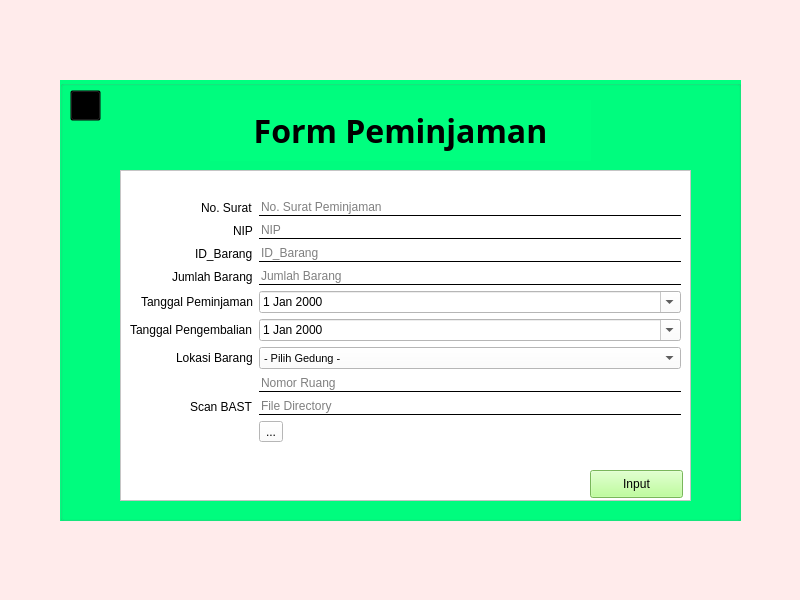
<?xml version="1.0" encoding="UTF-8"?>
<ui version="4.0">
 <class>Peminjaman</class>
 <widget class="QMainWindow" name="Peminjaman">
  <property name="geometry">
   <rect>
    <x>0</x>
    <y>0</y>
    <width>800</width>
    <height>600</height>
   </rect>
  </property>
  <property name="windowTitle">
   <string>Peminjaman</string>
  </property>
  <property name="styleSheet">
   <string notr="true">background-color: rgb(255, 235, 235);</string>
  </property>
  <widget class="QWidget" name="centralwidget">
   <widget class="QGroupBox" name="groupBox">
    <property name="geometry">
     <rect>
      <x>60</x>
      <y>80</y>
      <width>681</width>
      <height>441</height>
     </rect>
    </property>
    <property name="styleSheet">
     <string notr="true">background-color: rgb(0, 255, 127);</string>
    </property>
    <property name="title">
     <string/>
    </property>
    <widget class="QLabel" name="label">
     <property name="geometry">
      <rect>
       <x>150</x>
       <y>20</y>
       <width>381</width>
       <height>61</height>
      </rect>
     </property>
     <property name="font">
      <font>
       <family>Adobe Gothic Std</family>
       <pointsize>24</pointsize>
       <weight>75</weight>
       <bold>true</bold>
      </font>
     </property>
     <property name="text">
      <string>Form Peminjaman</string>
     </property>
     <property name="alignment">
      <set>Qt::AlignCenter</set>
     </property>
    </widget>
    <widget class="QFrame" name="frame">
     <property name="geometry">
      <rect>
       <x>60</x>
       <y>90</y>
       <width>571</width>
       <height>331</height>
      </rect>
     </property>
     <property name="styleSheet">
      <string notr="true">background-color: rgb(255, 255, 255);</string>
     </property>
     <property name="frameShape">
      <enum>QFrame::StyledPanel</enum>
     </property>
     <property name="frameShadow">
      <enum>QFrame::Raised</enum>
     </property>
     <widget class="QWidget" name="formLayoutWidget">
      <property name="geometry">
       <rect>
        <x>10</x>
        <y>10</y>
        <width>551</width>
        <height>280</height>
       </rect>
      </property>
      <layout class="QFormLayout" name="formLayout">
       <property name="labelAlignment">
        <set>Qt::AlignRight|Qt::AlignTrailing|Qt::AlignVCenter</set>
       </property>
       <property name="formAlignment">
        <set>Qt::AlignRight|Qt::AlignTrailing|Qt::AlignVCenter</set>
       </property>
       <item row="0" column="0">
        <widget class="QLabel" name="label_2">
         <property name="text">
          <string>No. Surat</string>
         </property>
        </widget>
       </item>
       <item row="0" column="1">
        <widget class="QLineEdit" name="No_Surat">
         <property name="styleSheet">
          <string notr="true">background:transparent;
color: rgb(0, 0, 0);
border:none;
border-bottom:1px solid;</string>
         </property>
         <property name="text">
          <string/>
         </property>
         <property name="placeholderText">
          <string>No. Surat Peminjaman</string>
         </property>
         <property name="clearButtonEnabled">
          <bool>false</bool>
         </property>
        </widget>
       </item>
       <item row="1" column="0">
        <widget class="QLabel" name="label_3">
         <property name="text">
          <string>NIP</string>
         </property>
        </widget>
       </item>
       <item row="1" column="1">
        <widget class="QLineEdit" name="NIP">
         <property name="enabled">
          <bool>false</bool>
         </property>
         <property name="styleSheet">
          <string notr="true">background:transparent;
color: rgb(0, 0, 0);
border:none;
border-bottom:1px solid;</string>
         </property>
         <property name="inputMethodHints">
          <set>Qt::ImhTime</set>
         </property>
         <property name="text">
          <string/>
         </property>
         <property name="placeholderText">
          <string>NIP</string>
         </property>
         <property name="clearButtonEnabled">
          <bool>false</bool>
         </property>
        </widget>
       </item>
       <item row="2" column="0">
        <widget class="QLabel" name="label_4">
         <property name="text">
          <string>ID_Barang</string>
         </property>
        </widget>
       </item>
       <item row="2" column="1">
        <widget class="QLineEdit" name="ID_Barang">
         <property name="styleSheet">
          <string notr="true">background:transparent;
color: rgb(0, 0, 0);
border:none;
border-bottom:1px solid;</string>
         </property>
         <property name="text">
          <string/>
         </property>
         <property name="placeholderText">
          <string>ID_Barang</string>
         </property>
         <property name="clearButtonEnabled">
          <bool>false</bool>
         </property>
        </widget>
       </item>
       <item row="4" column="0">
        <widget class="QLabel" name="label_6">
         <property name="text">
          <string>Tanggal Peminjaman</string>
         </property>
        </widget>
       </item>
       <item row="4" column="1">
        <widget class="QDateEdit" name="Tgl_Peminjaman">
         <property name="keyboardTracking">
          <bool>true</bool>
         </property>
         <property name="showGroupSeparator" stdset="0">
          <bool>false</bool>
         </property>
         <property name="calendarPopup">
          <bool>true</bool>
         </property>
        </widget>
       </item>
       <item row="5" column="0">
        <widget class="QLabel" name="label_7">
         <property name="text">
          <string>Tanggal Pengembalian</string>
         </property>
        </widget>
       </item>
       <item row="5" column="1">
        <widget class="QDateEdit" name="Tgl_Pengembalian">
         <property name="calendarPopup">
          <bool>true</bool>
         </property>
        </widget>
       </item>
       <item row="6" column="0">
        <widget class="QLabel" name="label_8">
         <property name="text">
          <string>Lokasi Barang</string>
         </property>
        </widget>
       </item>
       <item row="6" column="1">
        <widget class="QComboBox" name="Pilih_Gedung">
         <property name="font">
          <font>
           <family>MS Shell Dlg 2</family>
           <pointsize>8</pointsize>
          </font>
         </property>
         <property name="currentText">
          <string>- Pilih Gedung -</string>
         </property>
         <item>
          <property name="text">
           <string>- Pilih Gedung -</string>
          </property>
         </item>
         <item>
          <property name="text">
           <string>A</string>
          </property>
         </item>
         <item>
          <property name="text">
           <string>B</string>
          </property>
         </item>
         <item>
          <property name="text">
           <string>C</string>
          </property>
         </item>
         <item>
          <property name="text">
           <string>D</string>
          </property>
         </item>
         <item>
          <property name="text">
           <string>E</string>
          </property>
         </item>
         <item>
          <property name="text">
           <string>F</string>
          </property>
         </item>
         <item>
          <property name="text">
           <string>GKU</string>
          </property>
         </item>
         <item>
          <property name="text">
           <string>Labtek1</string>
          </property>
         </item>
         <item>
          <property name="text">
           <string>Labtek2</string>
          </property>
         </item>
         <item>
          <property name="text">
           <string>Labtek3</string>
          </property>
         </item>
        </widget>
       </item>
       <item row="7" column="1">
        <widget class="QLineEdit" name="No_Ruangan">
         <property name="styleSheet">
          <string notr="true">background:transparent;
color: rgb(0, 0, 0);
border:none;
border-bottom:1px solid;</string>
         </property>
         <property name="text">
          <string/>
         </property>
         <property name="placeholderText">
          <string>Nomor Ruang</string>
         </property>
         <property name="clearButtonEnabled">
          <bool>false</bool>
         </property>
        </widget>
       </item>
       <item row="8" column="0">
        <widget class="QLabel" name="label_5">
         <property name="text">
          <string>Scan BAST</string>
         </property>
        </widget>
       </item>
       <item row="8" column="1">
        <widget class="QLineEdit" name="FindDirectory">
         <property name="styleSheet">
          <string notr="true">background:transparent;
color: rgb(0, 0, 0);
border:none;
border-bottom:1px solid;</string>
         </property>
         <property name="placeholderText">
          <string>File Directory</string>
         </property>
        </widget>
       </item>
       <item row="9" column="1">
        <widget class="QToolButton" name="DirectoryFinderButton">
         <property name="text">
          <string>...</string>
         </property>
        </widget>
       </item>
       <item row="3" column="0">
        <widget class="QLabel" name="label_9">
         <property name="text">
          <string>Jumlah Barang</string>
         </property>
        </widget>
       </item>
       <item row="3" column="1">
        <widget class="QLineEdit" name="Jumlah_Barang">
         <property name="styleSheet">
          <string notr="true">background:transparent;
color: rgb(0, 0, 0);
border:none;
border-bottom:1px solid;</string>
         </property>
         <property name="text">
          <string/>
         </property>
         <property name="placeholderText">
          <string>Jumlah Barang</string>
         </property>
         <property name="clearButtonEnabled">
          <bool>false</bool>
         </property>
        </widget>
       </item>
      </layout>
     </widget>
     <widget class="QPushButton" name="Input">
      <property name="geometry">
       <rect>
        <x>470</x>
        <y>300</y>
        <width>93</width>
        <height>28</height>
       </rect>
      </property>
      <property name="sizePolicy">
       <sizepolicy hsizetype="Preferred" vsizetype="Preferred">
        <horstretch>0</horstretch>
        <verstretch>0</verstretch>
       </sizepolicy>
      </property>
      <property name="styleSheet">
       <string notr="true">background-color: rgb(170, 255, 127);
gridline-color: rgb(0, 0, 0);
selection-color: rgb(255, 255, 255);
selection-background-color: rgb(255, 255, 255);</string>
      </property>
      <property name="text">
       <string>Input</string>
      </property>
      <property name="autoDefault">
       <bool>false</bool>
      </property>
      <property name="default">
       <bool>false</bool>
      </property>
      <property name="flat">
       <bool>false</bool>
      </property>
     </widget>
    </widget>
    <widget class="QPushButton" name="BackButton">
     <property name="geometry">
      <rect>
       <x>10</x>
       <y>10</y>
       <width>31</width>
       <height>31</height>
      </rect>
     </property>
     <property name="font">
      <font>
       <kerning>false</kerning>
      </font>
     </property>
     <property name="cursor">
      <cursorShape>ArrowCursor</cursorShape>
     </property>
     <property name="mouseTracking">
      <bool>false</bool>
     </property>
     <property name="autoFillBackground">
      <bool>false</bool>
     </property>
     <property name="styleSheet">
      <string notr="true">color: rgb(170, 255, 255);
background-color: transparent;
</string>
     </property>
     <property name="text">
      <string/>
     </property>
    </widget>
    <widget class="QLabel" name="BackIcon">
     <property name="geometry">
      <rect>
       <x>10</x>
       <y>10</y>
       <width>31</width>
       <height>31</height>
      </rect>
     </property>
     <property name="text">
      <string/>
     </property>
     <property name="pixmap">
      <pixmap>icon/BackIcon.png</pixmap>
     </property>
     <property name="scaledContents">
      <bool>true</bool>
     </property>
    </widget>
    <zorder>label</zorder>
    <zorder>frame</zorder>
    <zorder>BackIcon</zorder>
    <zorder>BackButton</zorder>
   </widget>
  </widget>
 </widget>
 <resources/>
 <connections/>
</ui>
